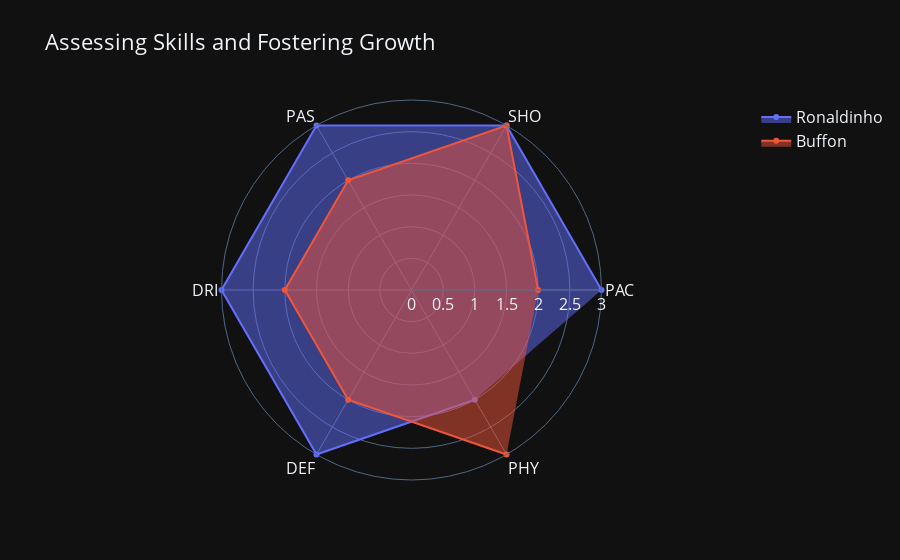

Write notebook code for a chart like this one.
### Code cell
categories = ['PAC','SHO','PAS','DRI', 'DEF','PHY']

fig = go.Figure()

fig.add_trace(go.Scatterpolar(
      r=[3, 3, 3, 3, 3,2],
      theta=categories,
      fill='toself',
      name='Ronaldinho'))
      
fig.add_trace(go.Scatterpolar(
      r=[2, 3, 2, 2, 2,3],
      theta=categories,
      fill='toself',
      name='Buffon'))

fig.update_layout(
  polar=dict(
    radialaxis=dict(
      visible=True,
      range=[0, 3]
    )),
  font_size=16,
  legend_font_size=16,
  template = 'plotly_dark',
  title = 'Assessing Skills and Fostering Growth')
  # Link: https://vecco-insight.gitbook.io/crash-visualization/plotly/6.3-statistical-charts/6.3.3-radar-chart
  # See also (for pictures): https://community.plotly.com/t/use-a-local-image-as-background-image-in-a-scatterpolar/27849

### Figure 1 — Plotly figure (JSON) as saved in the notebook; plotly's stock layout.template omitted (floating-point values rounded to 4 significant figures)
{"data": [{"fill": "toself", "name": "Ronaldinho", "r": [3, 3, 3, 3, 3, 2], "theta": ["PAC", "SHO", "PAS", "DRI", "DEF", "PHY"], "type": "scatterpolar"}, {"fill": "toself", "name": "Buffon", "r": [2, 3, 2, 2, 2, 3], "theta": ["PAC", "SHO", "PAS", "DRI", "DEF", "PHY"], "type": "scatterpolar"}], "layout": {"font": {"size": 16}, "legend": {"font": {"size": 16}}, "polar": {"radialaxis": {"range": [0, 3], "visible": true}}, "title": {"text": "Assessing Skills and Fostering Growth"}}}
